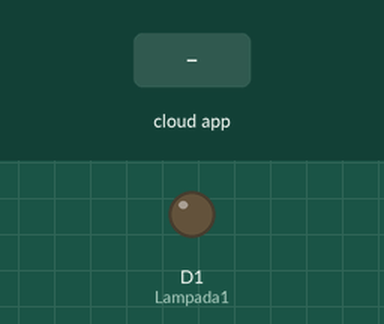
Simulated run of this sketch. Board: ESP8266 (NodeMCU). Parts: output pins drawn as LEDs (lit = HIGH). Inputs (shaded band) come from the test bench. What the sketch prints to the serial monitor is not drawn.

Above: at 2.7 s.
2.8 s: the phone or cloud app sets Lampada1 to 1
At 3.3 s:
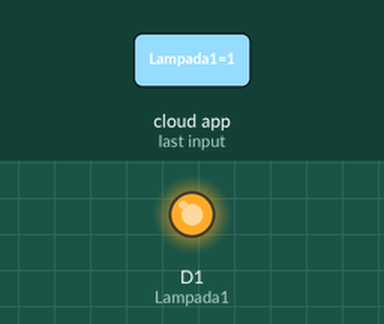
4.3 s: the phone or cloud app sets Lampada1 to 0
At 4.6 s:
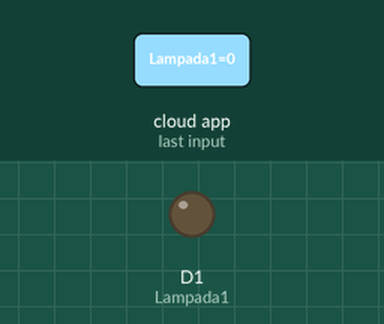
Timing chart, 0 to 7.3 s (numbered marks = the images above; inputs shaded):
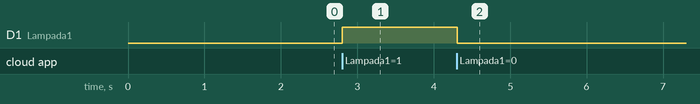

The sketch:

adafruitio_01.ino
```cpp
#include "config.h"
#define Lampada1 D1


AdafruitIO_Feed *feedLampada1 = io.feed("Lampada1");


void setup() {

  pinMode(Lampada1,OUTPUT);
  Serial.begin(115200);
  while(! Serial);
  conectaBroker();

}

void loop() {

  byte state = io.run();
  if(state == AIO_NET_DISCONNECTED | state == AIO_DISCONNECTED){
    conectaBroker();
  }

}

void handleL1(AdafruitIO_Data *data) {

  Serial.print("Recebido  <- ");
  Serial.print(data->feedName());
  Serial.print(" : ");
  Serial.println(data->value());

  if(data->isTrue())
    digitalWrite(Lampada1, HIGH);
  else
    digitalWrite(Lampada1, LOW);
}


void conectaBroker(){

  Serial.print("Conectando ao Adafruit IO");

  io.connect();

  feedLampada1->onMessage(handleL1);

  while(io.status() < AIO_CONNECTED) {
    Serial.print(".");
    delay(500);
  }

  Serial.println();
  Serial.println(io.statusText());

  feedLampada1->get();
}
```

config.h
```cpp
/************************ Configurações do Adafruit IO *******************************/

//Insira seu nome de usuário e chave.
//sua conta no Adafruit IO
#define IO_USERNAME "Duuendy"
#define IO_KEY "aio_zvFF07KZsjG3VZQxd44ABOUls5Ey"

/********************* Configuração do WIFI **************************************/

//Insira o SSID e Senha da rede WIFI a qual você irá conectar

#define WIFI_SSID "essa nao e a sua wifi cima"
#define WIFI_PASS "1234567890a"


/***************Configurações do comunicaçaão************/
#include "AdafruitIO_WiFi.h"

AdafruitIO_WiFi io(IO_USERNAME, IO_KEY, WIFI_SSID, WIFI_PASS);
```

Measured:
- after the input at 2.8 s, D1 (Lampada1): LOW → HIGH at once
- after the input at 4.3 s, D1 (Lampada1): HIGH → LOW at once
